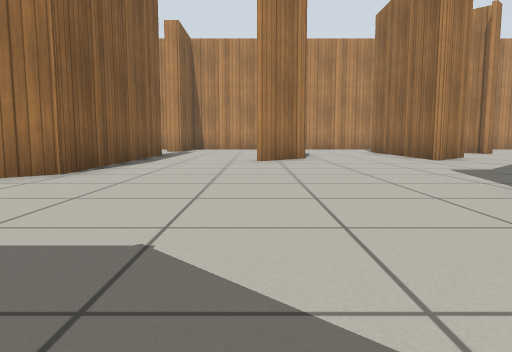
[1] (above)

24 first-person views from a walk through a robot-simulator world made for Gazebo. The camera is 0.5 m above the floor, tilts 6° down and sees 70° across. The floor is counted in squares, 1 m on a side. Each view is taken from the middle of a square. On the plan, view 1 faces up. The plan holds only what a view shows up to about 9 squares ahead; the rest is blank. Gazebo's built-in surfaces are drawn with simple patterns.

[2]
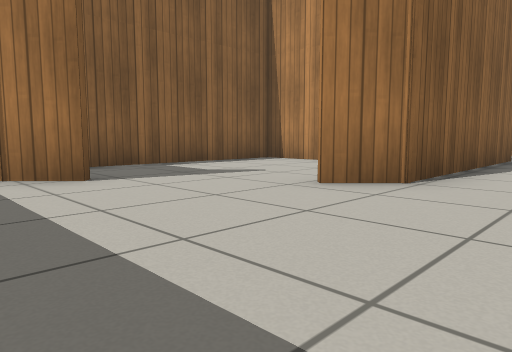

[3]
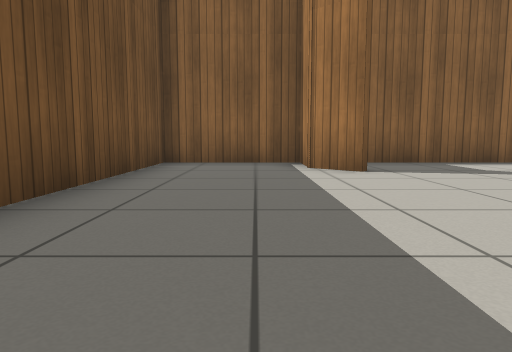

[4]
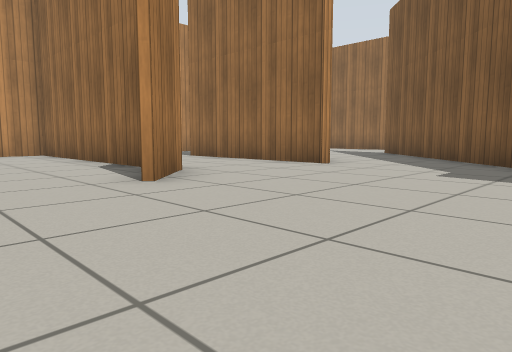

[5]
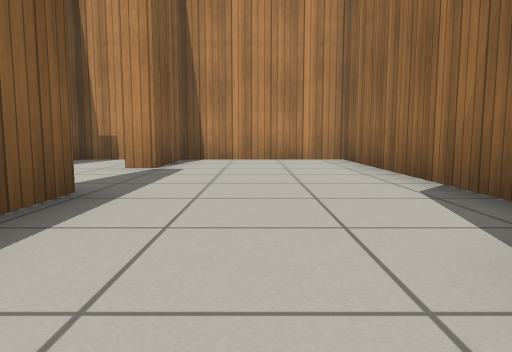

[6]
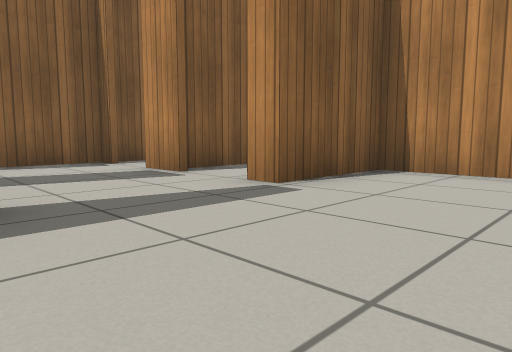

[7]
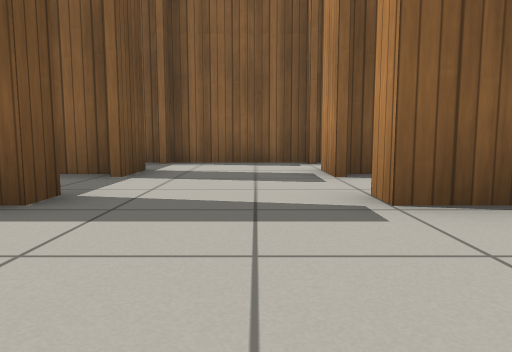

[8]
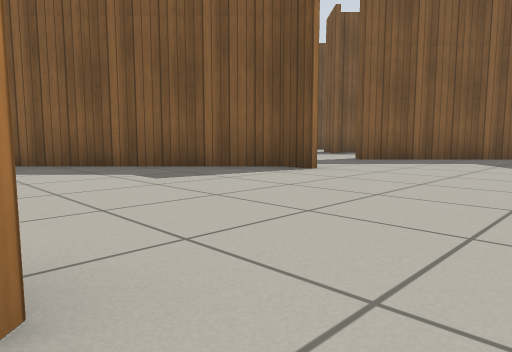

[9]
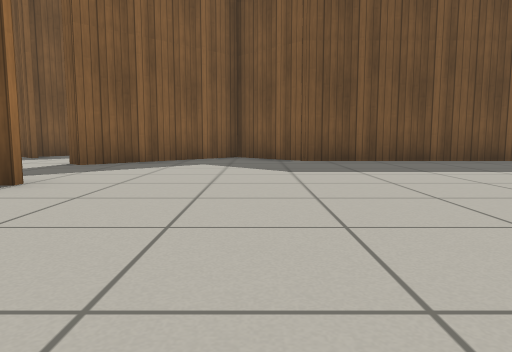

[10]
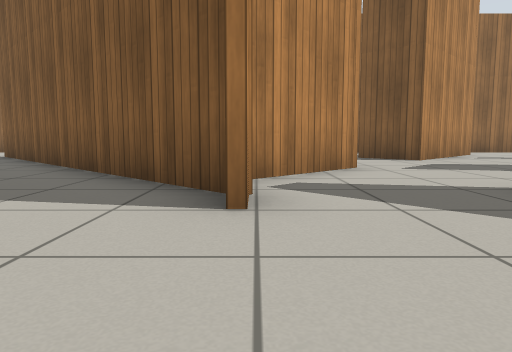

[11]
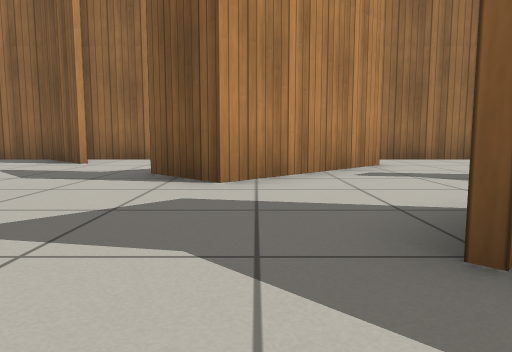

[12]
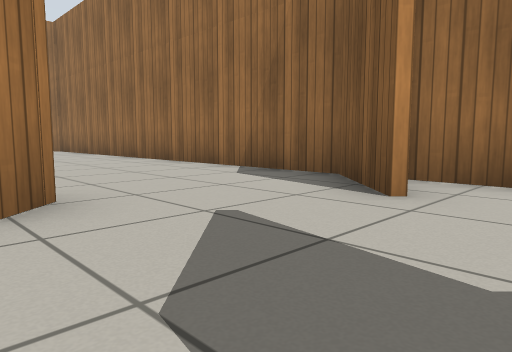

[13]
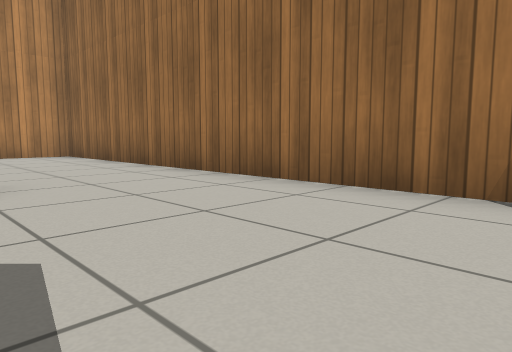

[14]
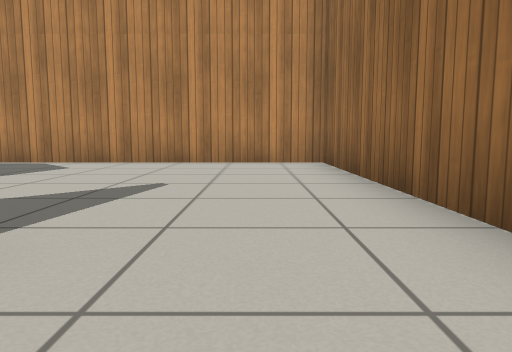

[15]
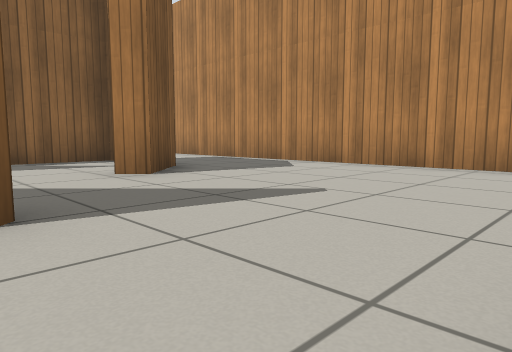

[16]
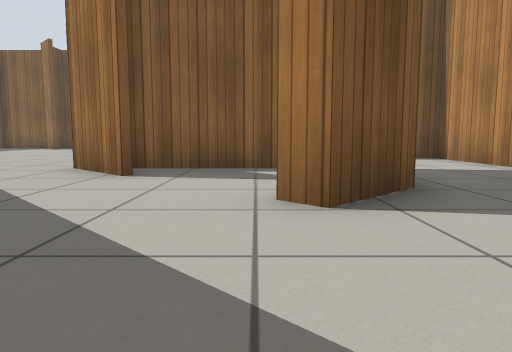

[17]
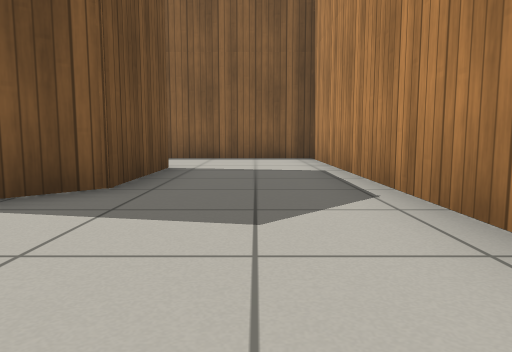

[18]
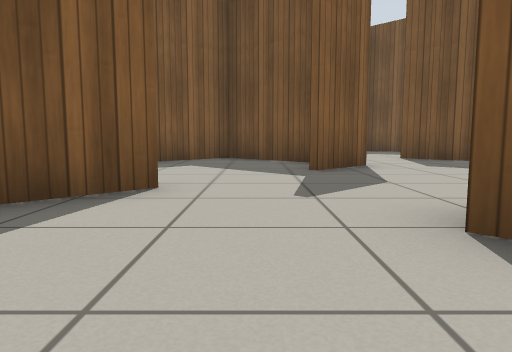

[19]
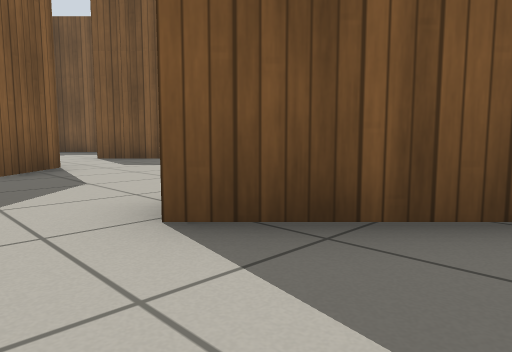

[20]
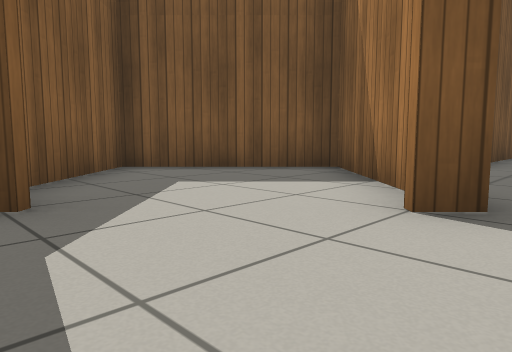

[21]
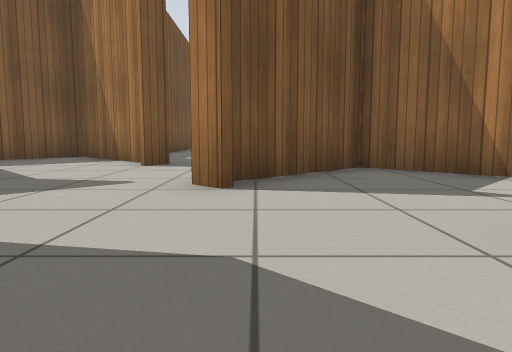

[22]
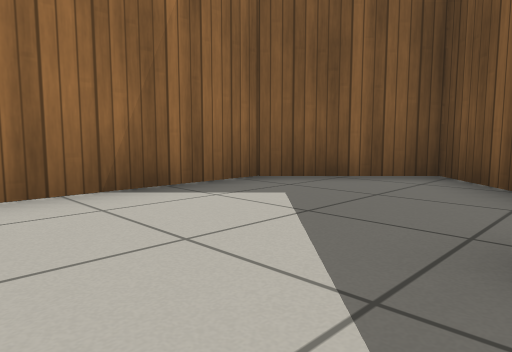

[23]
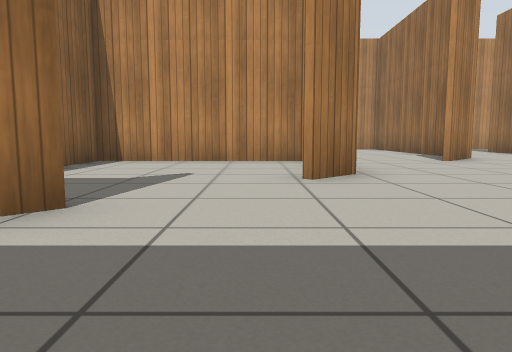

[24]
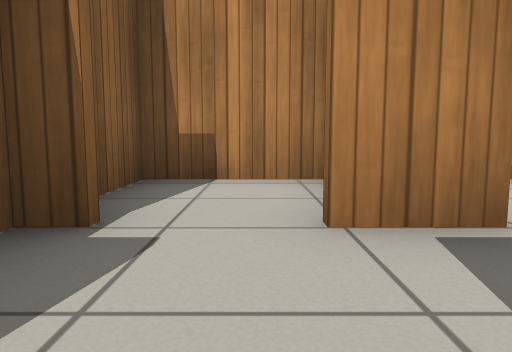

### Floor plan
Ten units are one square. View 1 is at (0, 0); x grows to the right and y downward. Boxes are objects, and circles mark ways between rooms. Rooms are numbered by the first view taken in them; rooms with no view inside come last. Other rooms are left out.
<svg viewBox="-79 -159 208 215">
<path fill="none" stroke="#000" d="M-29 -78 -73 -78 -73 8 -10 8 5 23 32 -4M12 -88 0 -77M-33 -103 -26 -103 -26 -50 -34 -42M-53 -26 -60 -19 -74 -19M10 -98 10 -154M-50 -100 -50 -92M25 -32 32 -32 61 -62M-56 -103 -45 -103M-45 -130 -56 -130M-69 -130 -74 -130M-73 -135 -73 -103 -69 -103M-29 -154 -50 -154 -50 -132M9 -154 -26 -154 -26 -130 -33 -130M74 -56 89 -41 84 -36M61 -62 92 -93M54 -53 39 -37 59 -17M53 -94 40 -80 40 -111M65 -17 61 -13 43 -31M109 -23 124 -37 124 -154 9 -154M30 -31 25 -31M89 12 107 30 124 13 124 -29M32 -4 36 0M41 -125 41 -90M39 -126 64 -126 74 -115 70 -111M92 18 80 6 91 -5M28 2 6 24 32 51 51 32M54 18 66 30M12 -154 12 -119"/>
<circle cx="30" cy="-15" r="3" fill="#2a7"/>
<circle cx="40" cy="-82" r="3" fill="#2a7"/>
<text x="-20" y="-60">1</text>
<text x="80" y="-60">2</text>
</svg>
Room 1 opens to room 2.

Where each view was taken, in squares from view 1:
view 1: 0 up, 0 right, facing up
view 2: 1 up, 1 left, facing up-left
view 3: 1 up, 0 right, facing left
view 4: 4 up, 2 left, facing up-right
view 5: 7 up, 1 left, facing up
view 6: 10 up, 0 right, facing up-left
view 7: 12 up, 0 right, facing left
view 8: 8 up, 1 left, facing down-right
view 9: 7 up, 0 right, facing down
view 10: 3 up, 0 right, facing right
view 11: 1 down, 4 right, facing right
view 12: 1 up, 8 right, facing up-right
view 13: 5 up, 9 right, facing up-right
view 14: 8 up, 11 right, facing up
view 15: 9 up, 12 right, facing up-left
view 16: 11 up, 10 right, facing left
view 17: 14 up, 10 right, facing left
view 18: 6 up, 10 right, facing down
view 19: 6 up, 10 right, facing down-left
view 20: 1 up, 6 right, facing down-left
view 21: 2 up, 10 right, facing left
view 22: 2 up, 9 right, facing down-right
view 23: 0 up, 4 left, facing up
view 24: 11 up, 6 left, facing up
